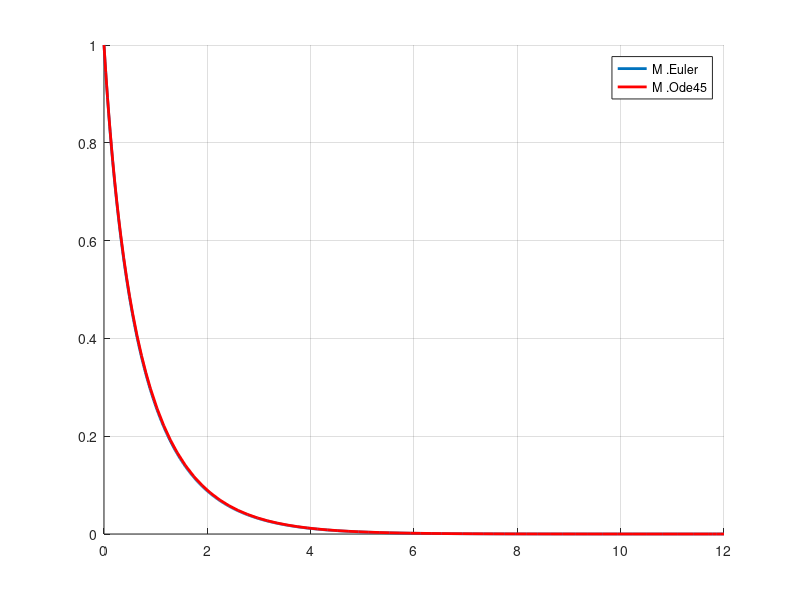

Write MATLAB code to recreate this figure.
clear;
clc;
Ti=0.01;
tsim=12;
x(1)=1;
t(1)=0;
for k=1:tsim/Ti
   x(k+1)=x(k)+Ti*(1-exp(x(k)));
   t(k+1)=t(k)+Ti;
end
x0=1;
[t2,x2]=ode45(@(t,x)1-exp(x),[0 tsim], x0);
hold on;
plot(t,x,'LineWidth',2);
hold on;
plot(t2,x2,'r','LineWidth',2);
legend('M .Euler', 'M .Ode45');
grid on;